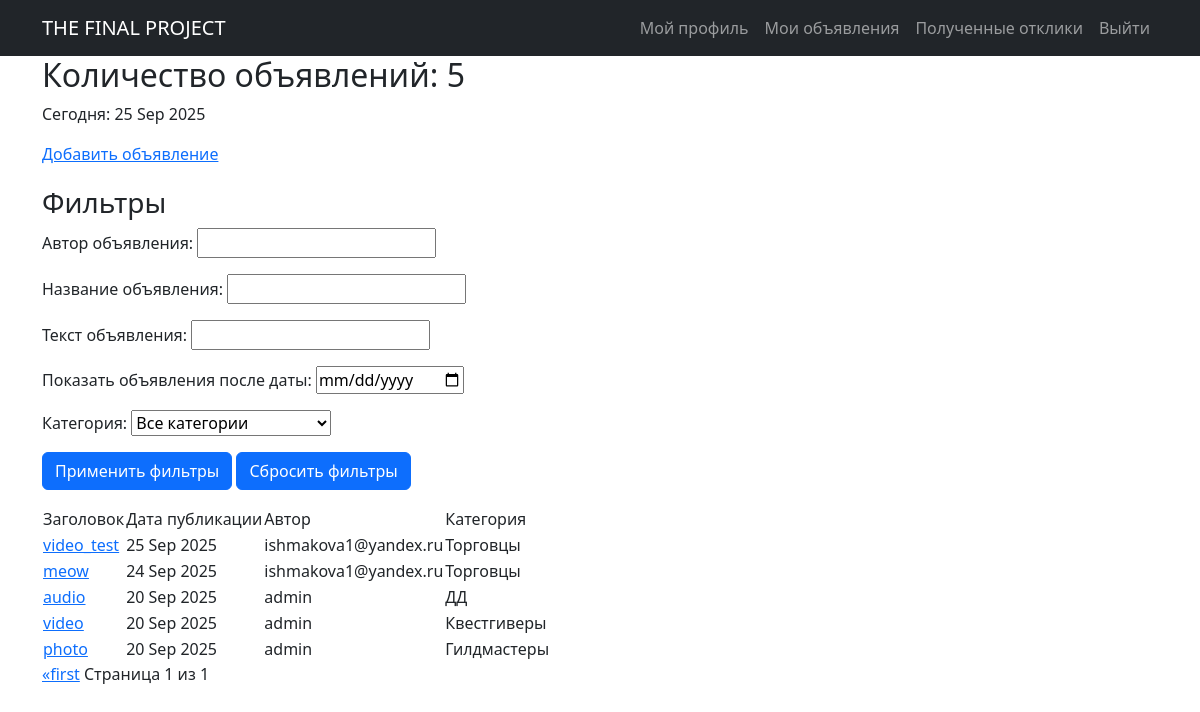
/posters/ (signed in), run on the app's committed database.
### board/models.py (models this page shows, shortened)
class Poster(models.Model):
    user = models.ForeignKey(User, on_delete=models.CASCADE)
    head = models.CharField(max_length=255)
    text = RichTextUploadingField()
    categories = models.ManyToManyField(Category)
    poster_origin = models.DateTimeField(auto_now_add=True)

class Category(models.Model):
    name = models.CharField(max_length=20, unique=True)
    def __str__(self):
        return self.name

### board/views.py (the view)
# urls.py: path('posters/', PosterList.as_view(), name='posters'),
class PosterList(ListView):
    model = Poster
    queryset = Poster.objects.order_by('-poster_origin')
    template_name = 'poster.html'
    context_object_name = 'poster'
    paginate_by = 5
    items = list(range(1, len(Poster.objects.all()) + 1))
    def get_context_data(self, **kwargs):
        context = super().get_context_data(**kwargs)
        user = self.request.user
        user_id = self.request.GET.get('user_id')
        if user_id:
            filtered_posters = Poster.objects.filter(user__id=user_id)
            paginator = Paginator(filtered_posters, self.paginate_by)
            page_number = self.request.GET.get('page', 1)
            page_obj = paginator.get_page(page_number)
            context['page_obj'] = page_obj
            context['paginator'] = paginator
            context['is_paginated'] = True
        else:
            pass
        my_posters = Poster.objects.filter(user=user)
        context['my_posters'] = my_posters
        context['time_now'] = datetime.now(timezone.utc)
        context['categories'] = Category.objects.all()
        context['next_category'] = None
        context['filterset'] = self.filterset
        category_id = self.request.GET.get('category_id')
        page_obj = context.get('page_obj')
        if page_obj:
            for poster in page_obj:
                poster.responses_list = Response.objects.filter(poster=poster)
        return context
    def get_queryset(self):
        queryset = super().get_queryset()
        self.filterset = PosterFilter(self.request.GET, queryset)
        category_id = self.request.GET.get('category_id')
        if category_id:
            queryset = queryset.filter(categories__id=category_id)
        user_id = self.request.GET.get('user_id')
        if user_id:
            queryset = queryset.filter(user__id=user_id)
        return self.filterset.qs.order_by('-poster_origin')

### templates/poster.html (shortened to what this page needs)
{% extends 'base.html' %}
{% block content %}
<h2 style="font-weight: normal;">
    {% if request.GET.user_id %}
        Количество моих объявлений: {{ page_obj.paginator.count }}
    {% else %}
        Количество объявлений: {{ page_obj.paginator.count }}
    {% endif %}
</h2>
    <p>Сегодня: {{ time_now|date:'d M Y' }}</p>
    <a href="{% url 'create' %}" style="display: block; margin-bottom: 20px;">Добавить объявление</a>
    <h3>Фильтры</h3>
    <form method="get">
        {{ filterset.form.as_p }}
        <button type="submit" class="btn btn-primary">Применить фильтры</button>
        <a href="{% url 'posters' %}" class="btn btn-primary">Сбросить фильтры</a>
    </form>
    {% if page_obj %}
        <table cellspacing="10">
            <tr>
                <td>Заголовок</td>
                <td>Дата публикации</td>
                <td>Автор</td>
                <td>Категория</td>
            </tr>
            <p>
            {% for post in page_obj %}
                <tr>
                    <td>
                        {% if post.id %}
                            <a href="{% url 'poster_detail' post.id %}">{{ post.head }}</a>
                        {% endif %}
                    </td>
                    <td>{{ post.poster_origin|date:'d M Y' }}</td>
                    <td>{{ post.user.username }}</td>
                    <td>
                        {% for category in post.categories.all %}
                        {{ category.name }}
                        {% empty %}-{% endfor %}
                    </td>
                </tr>
            {% endfor %}
            </p>
        </table>
    {% endif %}
    <a href="?{{ request.GET.urlencode }}&page=1">&laquo;first</a>
    Страница {{ page_obj.number }} из {{ page_obj.paginator.num_pages }}
{% endblock content %}

### data on the page
Poster: head "video_test", poster_origin "25 Sep 2025", user.username "ishmakova1@yandex.ru"
Category: name "Торговцы"
Poster: head "meow", poster_origin "24 Sep 2025", user.username "ishmakova1@yandex.ru"
Poster: head "audio", poster_origin "20 Sep 2025", user.username "admin"
Category: name "ДД"
Poster: head "video", poster_origin "20 Sep 2025", user.username "admin"
Category: name "Квестгиверы"
Poster: head "photo", poster_origin "20 Sep 2025", user.username "admin"
Category: name "Гилдмастеры"

### other printed values
{{ page_obj.paginator.count }} "5"
{{ time_now|date:'d M Y' }} "25 Sep 2025"
{{ page_obj.number }} "1"
{{ page_obj.paginator.num_pages }} "1"
